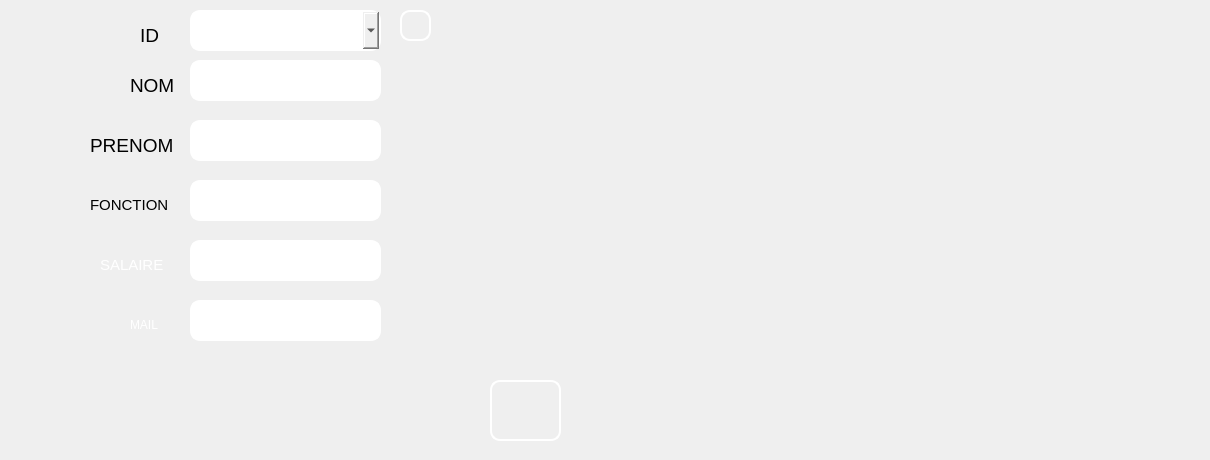
      <widget class="QWidget" name="tab_4">
       <attribute name="title">
        <string>Modifier</string>
       </attribute>
       <widget class="QLineEdit" name="lineEdit_prenom2e">
        <property name="geometry">
         <rect>
          <x>190</x>
          <y>120</y>
          <width>191</width>
          <height>41</height>
         </rect>
        </property>
        <property name="styleSheet">
         <string notr="true">border-style: solid;
border-color: white;
border-width: 2px;
border-radius: 10px;</string>
        </property>
       </widget>
       <widget class="QLineEdit" name="lineEdit_nom2e">
        <property name="geometry">
         <rect>
          <x>190</x>
          <y>60</y>
          <width>191</width>
          <height>41</height>
         </rect>
        </property>
        <property name="styleSheet">
         <string notr="true">border-style: solid;
border-color: white;
border-width: 2px;
border-radius: 10px;</string>
        </property>
       </widget>
       <widget class="QLineEdit" name="lineEdit_salaire2e">
        <property name="geometry">
         <rect>
          <x>190</x>
          <y>240</y>
          <width>191</width>
          <height>41</height>
         </rect>
        </property>
        <property name="styleSheet">
         <string notr="true">border-style: solid;
border-color: white;
border-width: 2px;
border-radius: 10px;</string>
        </property>
       </widget>
       <widget class="QLineEdit" name="lineEdit_fonction2e">
        <property name="geometry">
         <rect>
          <x>190</x>
          <y>180</y>
          <width>191</width>
          <height>41</height>
         </rect>
        </property>
        <property name="styleSheet">
         <string notr="true">border-style: solid;
border-color: white;
border-width: 2px;
border-radius: 10px;</string>
        </property>
       </widget>
       <widget class="QPushButton" name="pb_modifier_employe">
        <property name="geometry">
         <rect>
          <x>490</x>
          <y>380</y>
          <width>71</width>
          <height>61</height>
         </rect>
        </property>
        <property name="styleSheet">
         <string notr="true">border-style: solid;
border-color: white;
border-width: 2px;
border-radius: 10px;
color: rgb(255, 255, 255);
background-image: url(:/img/img/illustration-refresh-icon_53876-5630.jpg);
</string>
        </property>
        <property name="text">
         <string/>
        </property>
       </widget>
       <widget class="QComboBox" name="comboBox_12">
        <property name="geometry">
         <rect>
          <x>190</x>
          <y>10</y>
          <width>191</width>
          <height>41</height>
         </rect>
        </property>
        <property name="styleSheet">
         <string notr="true">border-style: solid;
border-color: white;
border-width: 2px;
border-radius: 10px;</string>
        </property>
       </widget>
       <widget class="QPushButton" name="pb_confirmer97">
        <property name="geometry">
         <rect>
          <x>400</x>
          <y>10</y>
          <width>31</width>
          <height>31</height>
         </rect>
        </property>
        <property name="styleSheet">
         <string notr="true">background-image: url(:/img/img/GreenCheck.jpg);
border-style: solid;
border-color: white;
border-width: 2px;
border-radius: 10px;
color: rgb(255, 255, 255);</string>
        </property>
        <property name="text">
         <string/>
        </property>
       </widget>
       <widget class="QLineEdit" name="lineEdit_maile2">
        <property name="geometry">
         <rect>
          <x>190</x>
          <y>300</y>
          <width>191</width>
          <height>41</height>
         </rect>
        </property>
        <property name="styleSheet">
         <string notr="true">border-style: solid;
border-color: white;
border-width: 2px;
border-radius: 10px;</string>
        </property>
       </widget>
       <widget class="QLabel" name="label_101">
        <property name="enabled">
         <bool>false</bool>
        </property>
        <property name="geometry">
         <rect>
          <x>130</x>
          <y>70</y>
          <width>51</width>
          <height>31</height>
         </rect>
        </property>
        <property name="maximumSize">
         <size>
          <width>94</width>
          <height>76</height>
         </size>
        </property>
        <property name="font">
         <font>
          <family>MS Shell Dlg 2</family>
          <pointsize>11</pointsize>
          <weight>50</weight>
          <italic>false</italic>
          <bold>false</bold>
         </font>
        </property>
        <property name="toolTip">
         <string>&lt;html&gt;&lt;head/&gt;&lt;body&gt;&lt;p&gt;ID&lt;/p&gt;&lt;/body&gt;&lt;/html&gt;</string>
        </property>
        <property name="styleSheet">
         <string notr="true">background-image: url(:/img/img/585e4adacb11b227491c3392.png);

color: rgb(0, 0, 0);
</string>
        </property>
        <property name="text">
         <string>&lt;html&gt;&lt;head/&gt;&lt;body&gt;&lt;p&gt;&lt;span style=&quot; font-size:14pt;&quot;&gt;NOM&lt;/span&gt;&lt;/p&gt;&lt;/body&gt;&lt;/html&gt;</string>
        </property>
        <property name="wordWrap">
         <bool>false</bool>
        </property>
       </widget>
       <widget class="QLabel" name="label_102">
        <property name="enabled">
         <bool>false</bool>
        </property>
        <property name="geometry">
         <rect>
          <x>100</x>
          <y>250</y>
          <width>81</width>
          <height>31</height>
         </rect>
        </property>
        <property name="maximumSize">
         <size>
          <width>94</width>
          <height>76</height>
         </size>
        </property>
        <property name="font">
         <font>
          <family>MS Shell Dlg 2</family>
          <pointsize>11</pointsize>
          <weight>50</weight>
          <italic>false</italic>
          <bold>false</bold>
         </font>
        </property>
        <property name="toolTip">
         <string>&lt;html&gt;&lt;head/&gt;&lt;body&gt;&lt;p&gt;ID&lt;/p&gt;&lt;/body&gt;&lt;/html&gt;</string>
        </property>
        <property name="styleSheet">
         <string notr="true">background-image: url(:/img/img/585e4adacb11b227491c3392.png);

color: rgb(255,255,255);
</string>
        </property>
        <property name="text">
         <string>&lt;html&gt;&lt;head/&gt;&lt;body&gt;&lt;p&gt;SALAIRE&lt;/p&gt;&lt;/body&gt;&lt;/html&gt;</string>
        </property>
        <property name="wordWrap">
         <bool>false</bool>
        </property>
       </widget>
       <widget class="QLabel" name="label_103">
        <property name="enabled">
         <bool>false</bool>
        </property>
        <property name="geometry">
         <rect>
          <x>140</x>
          <y>20</y>
          <width>31</width>
          <height>31</height>
         </rect>
        </property>
        <property name="maximumSize">
         <size>
          <width>94</width>
          <height>76</height>
         </size>
        </property>
        <property name="font">
         <font>
          <family>MS Shell Dlg 2</family>
          <pointsize>11</pointsize>
          <weight>50</weight>
          <italic>false</italic>
          <bold>false</bold>
         </font>
        </property>
        <property name="toolTip">
         <string>&lt;html&gt;&lt;head/&gt;&lt;body&gt;&lt;p&gt;ID&lt;/p&gt;&lt;/body&gt;&lt;/html&gt;</string>
        </property>
        <property name="styleSheet">
         <string notr="true">background-image: url(:/img/img/585e4adacb11b227491c3392.png);

color: rgb(0, 0, 0);
</string>
        </property>
        <property name="text">
         <string>&lt;html&gt;&lt;head/&gt;&lt;body&gt;&lt;p&gt;&lt;span style=&quot; font-size:14pt;&quot;&gt;ID&lt;/span&gt;&lt;/p&gt;&lt;/body&gt;&lt;/html&gt;</string>
        </property>
        <property name="wordWrap">
         <bool>false</bool>
        </property>
       </widget>
       <widget class="QLabel" name="label_104">
        <property name="enabled">
         <bool>false</bool>
        </property>
        <property name="geometry">
         <rect>
          <x>130</x>
          <y>310</y>
          <width>41</width>
          <height>31</height>
         </rect>
        </property>
        <property name="maximumSize">
         <size>
          <width>94</width>
          <height>76</height>
         </size>
        </property>
        <property name="font">
         <font>
          <family>MS Shell Dlg 2</family>
          <pointsize>11</pointsize>
          <weight>50</weight>
          <italic>false</italic>
          <bold>false</bold>
         </font>
        </property>
        <property name="toolTip">
         <string>&lt;html&gt;&lt;head/&gt;&lt;body&gt;&lt;p&gt;ID&lt;/p&gt;&lt;/body&gt;&lt;/html&gt;</string>
        </property>
        <property name="styleSheet">
         <string notr="true">background-image: url(:/img/img/585e4adacb11b227491c3392.png);

color: rgb(255,255,255);
</string>
        </property>
        <property name="text">
         <string>&lt;html&gt;&lt;head/&gt;&lt;body&gt;&lt;p&gt;&lt;span style=&quot; font-size:9pt;&quot;&gt;MAIL&lt;/span&gt;&lt;/p&gt;&lt;/body&gt;&lt;/html&gt;</string>
        </property>
        <property name="wordWrap">
         <bool>false</bool>
        </property>
       </widget>
       <widget class="QLabel" name="label_105">
        <property name="enabled">
         <bool>false</bool>
        </property>
        <property name="geometry">
         <rect>
          <x>90</x>
          <y>130</y>
          <width>91</width>
          <height>31</height>
         </rect>
        </property>
        <property name="maximumSize">
         <size>
          <width>94</width>
          <height>76</height>
         </size>
        </property>
        <property name="font">
         <font>
          <family>MS Shell Dlg 2</family>
          <pointsize>11</pointsize>
          <weight>50</weight>
          <italic>false</italic>
          <bold>false</bold>
         </font>
        </property>
        <property name="toolTip">
         <string>&lt;html&gt;&lt;head/&gt;&lt;body&gt;&lt;p&gt;ID&lt;/p&gt;&lt;/body&gt;&lt;/html&gt;</string>
        </property>
        <property name="styleSheet">
         <string notr="true">background-image: url(:/img/img/585e4adacb11b227491c3392.png);

color: rgb(0, 0, 0);
</string>
        </property>
        <property name="text">
         <string>&lt;html&gt;&lt;head/&gt;&lt;body&gt;&lt;p&gt;&lt;span style=&quot; font-size:14pt;&quot;&gt;PRENOM&lt;/span&gt;&lt;/p&gt;&lt;/body&gt;&lt;/html&gt;</string>
        </property>
        <property name="wordWrap">
         <bool>false</bool>
        </property>
       </widget>
       <widget class="QLabel" name="label_106">
        <property name="enabled">
         <bool>false</bool>
        </property>
        <property name="geometry">
         <rect>
          <x>90</x>
          <y>190</y>
          <width>94</width>
          <height>31</height>
         </rect>
        </property>
        <property name="maximumSize">
         <size>
          <width>94</width>
          <height>76</height>
         </size>
        </property>
        <property name="font">
         <font>
          <family>MS Shell Dlg 2</family>
          <pointsize>11</pointsize>
          <weight>50</weight>
          <italic>false</italic>
          <bold>false</bold>
         </font>
        </property>
        <property name="toolTip">
         <string>&lt;html&gt;&lt;head/&gt;&lt;body&gt;&lt;p&gt;ID&lt;/p&gt;&lt;/body&gt;&lt;/html&gt;</string>
        </property>
        <property name="styleSheet">
         <string notr="true">background-image: url(:/img/img/585e4adacb11b227491c3392.png);

color: rgb(0, 0, 0);
</string>
        </property>
        <property name="text">
         <string>&lt;html&gt;&lt;head/&gt;&lt;body&gt;&lt;p&gt;FONCTION&lt;/p&gt;&lt;/body&gt;&lt;/html&gt;</string>
        </property>
        <property name="wordWrap">
         <bool>false</bool>
        </property>
       </widget>
       <widget class="QLabel" name="label_16">
        <property name="geometry">
         <rect>
          <x>1080</x>
          <y>330</y>
          <width>121</width>
          <height>121</height>
         </rect>
        </property>
        <property name="styleSheet">
         <string notr="true">background-image: url(:/img/img/1024px-Volkswagen_Logo_till_1995.svg.png);</string>
        </property>
        <property name="text">
         <string/>
        </property>
       </widget>
      </widget>
